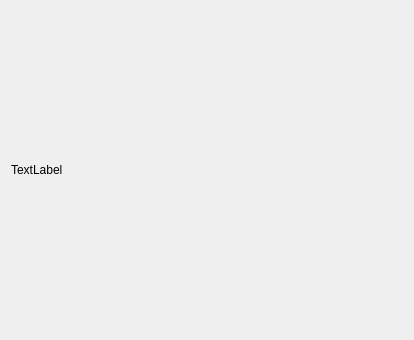
<?xml version="1.0" encoding="UTF-8"?>
<ui version="4.0">
 <class>Card</class>
 <widget class="QWidget" name="Card">
  <property name="geometry">
   <rect>
    <x>0</x>
    <y>0</y>
    <width>414</width>
    <height>340</height>
   </rect>
  </property>
  <property name="windowTitle">
   <string>Form</string>
  </property>
  <layout class="QVBoxLayout" name="verticalLayout">
   <item>
    <widget class="QLabel" name="picLabel">
     <property name="text">
      <string>TextLabel</string>
     </property>
    </widget>
   </item>
  </layout>
 </widget>
 <resources/>
 <connections/>
</ui>
